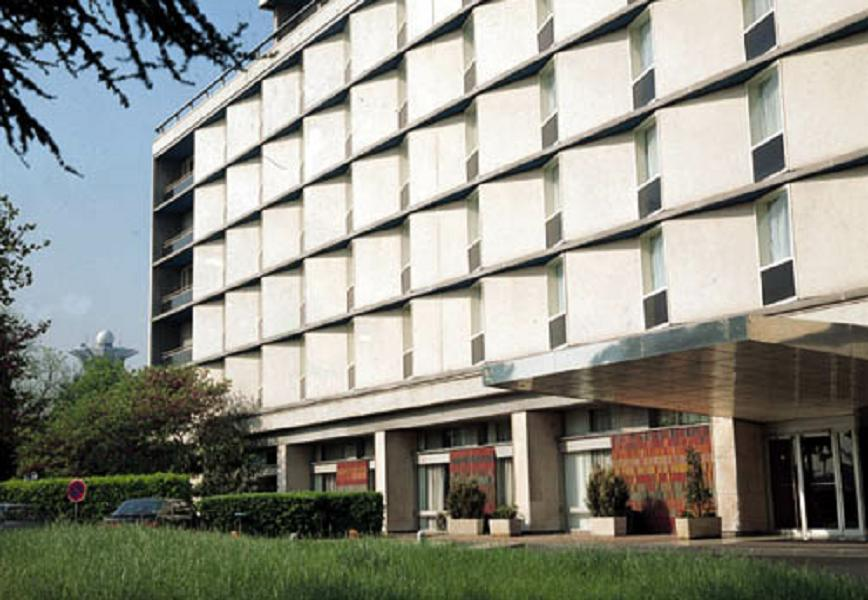
//> input picture hough_line_transform/building.jpg, 868 x 600 px
$ ./main   (built with g++ and OpenCV 4)
//> lines starting //> are read from the running program, lines starting //| are printed output that depends on the picture
#include "opencv2/opencv.hpp"

#include<vector>
#include<iostream>

using namespace std;
using namespace cv;

int main(){
    Mat dst, cdst, cdstP;
    vector<Vec2f> lines;

    Mat image = imread("../building.jpg");
//> image is the input picture: 600 rows x 868 cols, CV_8UC3; mean B, G, R 133.7, 143.6, 142.9
    if(image.empty()){
        cerr << "NOT OPEN IMAGE\n";
        exit(1);
    }
    resize(image, image, Size(720, 480));
//> image: 480 rows x 720 cols, CV_8UC3

    // cvtColor(image, dst, COLOR_BGR2GRAY);

    Canny(image, cdst, 120, 250, 3);
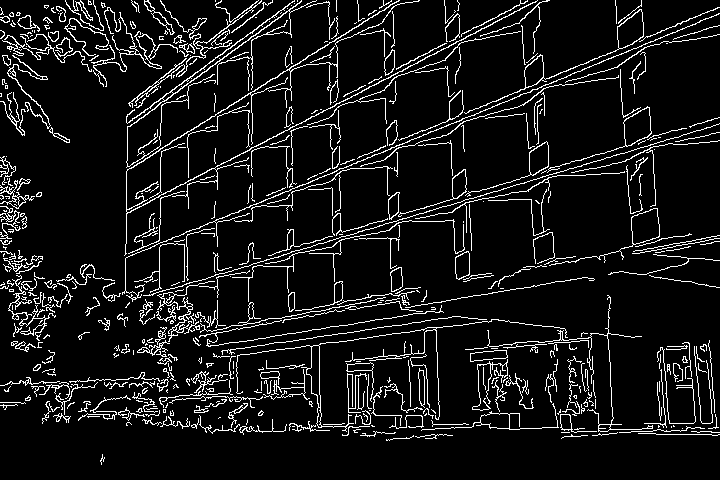
//> cdst: 480 rows x 720 cols, CV_8UC1; 8.7% white in thin lines or dots

    HoughLines(cdst, lines, 1, CV_PI / 150, 150, 0, 0);
//> lines = 31 lines (rho, theta), first 12: [326, 1.28], [248, 1.09], [284, 1.17], [321, 1.28], [244, 1.09], [212, 1.01], [290, 1.17], [417, 1.59], [178, 0.94], [379, 1.42], [388, 1.49], [323, 1.3]
    for(int i=0; i<lines.size(); i++){
        float rho = lines[i][0], theta = lines[i][1];
        Point pt1, pt2;

        double a = cos(theta);
        double b = sin(theta);

        double x0 = a * rho;
        double y0 = b * rho;

        pt1.x = cvRound(x0 + 1000*(-b));
        pt1.y = cvRound(y0 + 1000*(a));

        pt2.x = cvRound(x0 - 1000*(-b));
        pt2.y = cvRound(y0 - 1000*(a));

        line(cdst, pt1, pt2, Scalar(255, 255, 255), 3, LINE_AA);
    }
//> this loop made 31 passes
//> (rho, theta, a, b, x0, y0) on passes 1 to 12: (326, 1.28, 0.289, 0.957, 94.22, 312.1), (248, 1.09, 0.463, 0.886, 114.9, 219.8), (284, 1.17, 0.388, 0.922, 110.1, 261.8), (321, 1.28, 0.289, 0.957, 92.78, 307.3), (244, 1.09, 0.463, 0.886, 113, 216.2), (212, 1.01, 0.536, 0.844, 113.6, 179), (290, 1.17, 0.388, 0.922, 112.4, 267.3), (417, 1.59, -0.0209, 1, -8.73, 416.9), (178, 0.942, 0.588, 0.809, 104.6, 144), (379, 1.42, 0.146, 0.989, 55.37, 374.9), (388, 1.49, 0.0837, 0.996, 32.47, 386.6), (323, 1.3, 0.269, 0.963, 86.86, 311.1)
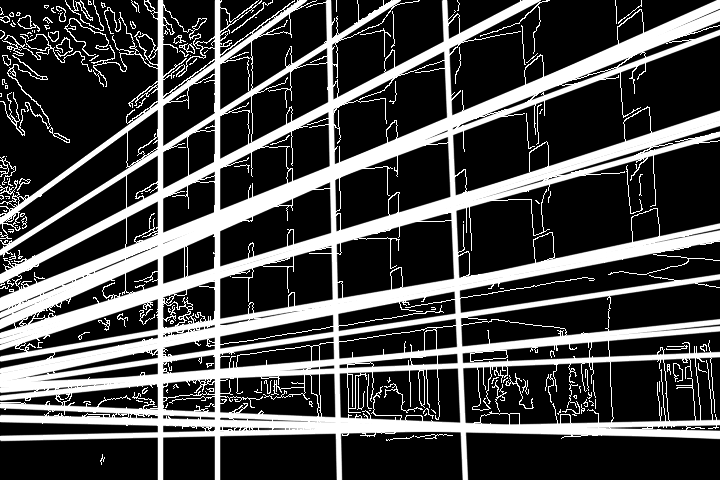
//> cdst: 480 rows x 720 cols, CV_8UC1; min 0, max 255, mean 71.9

    imshow("image", image);
    // imshow("dst", dst);
    imshow("cdst", cdst);
    waitKey();
    destroyAllWindows();

    return 0;
}
